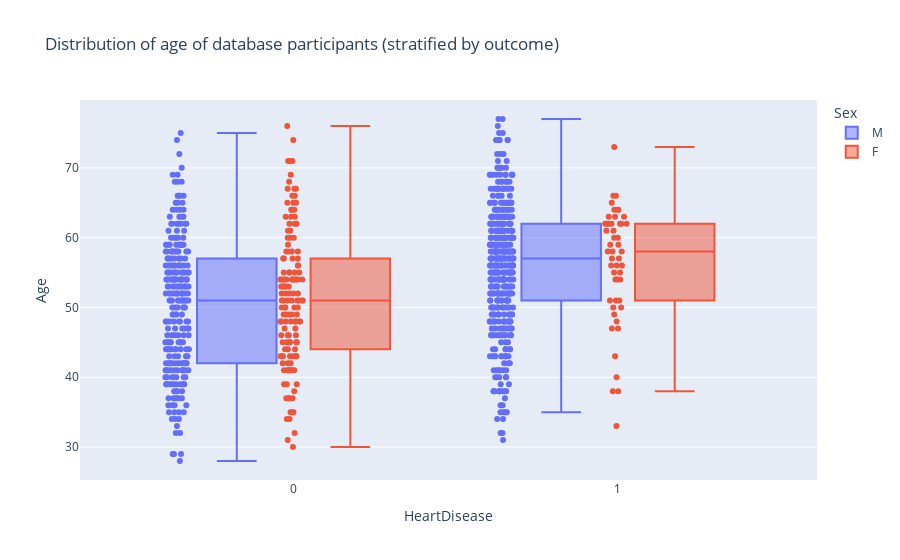

Notebook source saved alongside this figure:
### Code cell
fig = px.box(df, y="Age", x="HeartDisease", points="all",  color="Sex",
             title="Distribution of age of database participants (stratified by outcome)")
fig.show()

### Figure 1 — Plotly figure (JSON) as saved in the notebook; plotly's stock layout.template omitted (floating-point values rounded to 4 significant figures; data arrays with more than 128 entries replaced by an {"elided": "..."} marker saying what was removed)
{"data": [{"alignmentgroup": "True", "boxpoints": "all", "hovertemplate": "Sex=M<br>HeartDisease=%{x}<br>Age=%{y}<extra></extra>", "legendgroup": "M", "marker": {"color": "#636efa"}, "name": "M", "notched": false, "offsetgroup": "M", "orientation": "v", "showlegend": true, "type": "box", "x": {"elided": "725 int values"}, "x0": " ", "xaxis": "x", "y": {"elided": "725 int values"}, "y0": " ", "yaxis": "y"}, {"alignmentgroup": "True", "boxpoints": "all", "hovertemplate": "Sex=F<br>HeartDisease=%{x}<br>Age=%{y}<extra></extra>", "legendgroup": "F", "marker": {"color": "#EF553B"}, "name": "F", "notched": false, "offsetgroup": "F", "orientation": "v", "showlegend": true, "type": "box", "x": {"elided": "193 int values"}, "x0": " ", "xaxis": "x", "y": {"elided": "193 int values"}, "y0": " ", "yaxis": "y"}], "layout": {"autosize": true, "boxmode": "group", "legend": {"title": {"text": "Sex"}, "tracegroupgap": 0}, "title": {"text": "Distribution of age of database participants (stratified by outcome)"}, "xaxis": {"anchor": "y", "autorange": true, "domain": [0, 1], "range": [-0.6536, 1.613], "title": {"text": "HeartDisease"}, "type": "linear"}, "yaxis": {"anchor": "x", "autorange": true, "domain": [0, 1], "range": [25.28, 79.72], "title": {"text": "Age"}, "type": "linear"}}}
